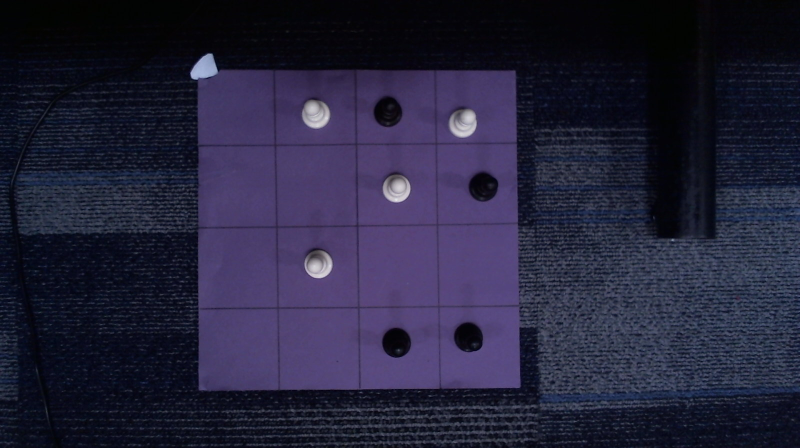
#> input picture Sprint #5 - Misc/images/Boards/board1.jpg, 1600 x 896 px (shown at 1/2 size)
$ python '2022-11-19 - Prepping Read State Part 2 - Make Training Board Squares Image Set.py'
#> lines starting #> are read from the running program, lines starting #| are printed output that depends on the picture; after the words box and inside, x2 and y2 are one past the last pixel; in counts of white or black regions, pixels touching at a corner belong together
#> further down, im is the input picture: shape (896, 1600, 3); mean R, G, B 37.2, 35.7, 59.3
#!/usr/bin/env python
# coding: utf-8

# In[1]:


get_ipython().run_line_magic('matplotlib', 'inline')
from pylab import *


# Run this script with your board images, then manually put those images into folders named by the type of piece (see the images/all_pieces folder for an example of this)

# In[4]:


def make_training_squares(filefilter,shape,locations=None):
#> called with filefilter = 'images/Boards/*.jpg', shape = (100, 100)
    from glob import glob
    import os
    import json

    if locations is None:
        with open('locations.json') as json_file:
#> (reads Sprint #5 - Misc/locations.json from the repository)
            locations = json.load(json_file)

    fnames=glob(filefilter)
    arr=array(imread(fnames[0]))
    for location in locations:
        c,r=location
        c1=int(c-shape[1]/2)
        c2=int(c+shape[1]/2)
        r1=int(r-shape[0]/2)
        r2=int(r+shape[0]/2)

        c2=c2+(shape[1]-(c2-c1))
        r2=r2+(shape[0]-(r2-r1))

        arr[r1:r2,c1:c2,:]=arr[r1:r2,c1:c2,:]+100
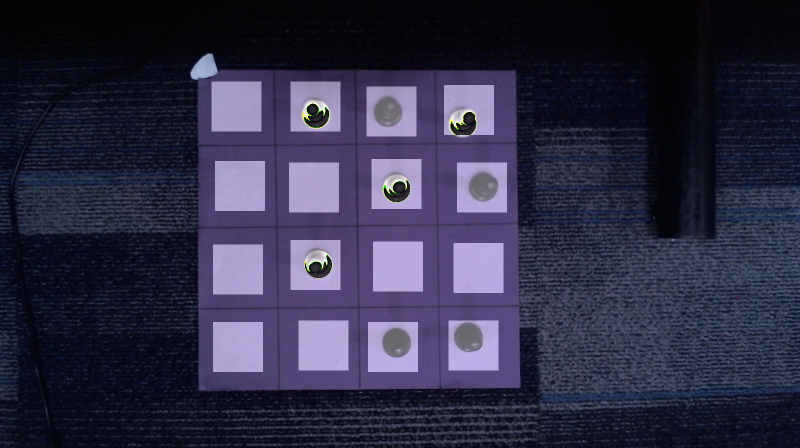
#> arr: shape (896, 1600, 3) (shown at 1/2 size); 11.16% of pixels changed, all inside (x1, y1, x2, y2) = (423, 163, 1014, 744)


    clf()
    imshow(arr)
    base,name=os.path.split(fnames[0])
    newdirname=base+"/squares"
    if not os.path.exists(newdirname):
        os.mkdir(newdirname)

    for fname in fnames:
        arr=array(imread(fname))
        base,name=os.path.split(fname)
        base,ext=os.path.splitext(name)
        for i,location in enumerate(locations):
            c,r=location
            c1=int(c-shape[1]/2)
            c2=int(c+shape[1]/2)
            r1=int(r-shape[0]/2)
            r2=int(r+shape[0]/2)

            c2=c2+(shape[1]-(c2-c1))
            r2=r2+(shape[0]-(r2-r1))

            if (r2>arr.shape[0]) or (r1<0) or (c2>arr.shape[1]) or (c1<0):
                raise IndexError('Square size out of bounds of image.')

            square=arr[r1:r2,c1:c2,:]

            newfname=base+"_%d" %(i) + ext
            print(newdirname+"/"+newfname)
            imsave(newdirname+"/"+newfname,square)
#> this loop made 16 passes
#> pass 1, in make_training_squares, `square=arr[r1:r2,c1:c2,:]`:
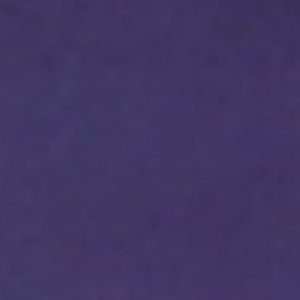
#> square: shape (100, 100, 3) (shown 3 times larger); mean R, G, B 65.7, 54.8, 99.5
#> pass 2, in make_training_squares, `square=arr[r1:r2,c1:c2,:]`:
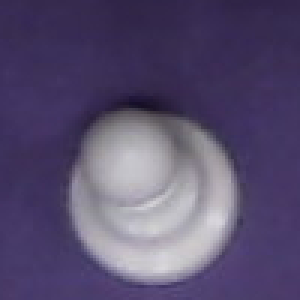
#> square: shape (100, 100, 3) (shown 3 times larger); mean R, G, B 88.8, 78.7, 111.4
#> pass 2 of the loop in make_training_squares, `for fname in fnames:`:
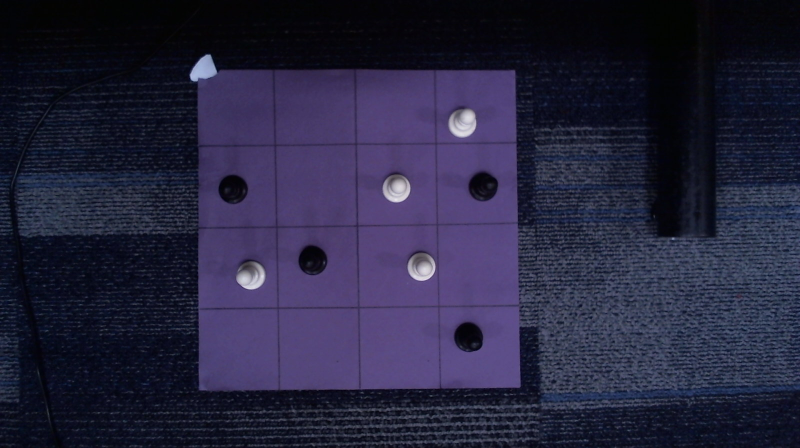
#> input picture Sprint #5 - Misc/images/Boards/board2.jpg, 1600 x 896 px (shown at 1/2 size)
#> in make_training_squares, arr is the input picture: shape (896, 1600, 3); mean R, G, B 38.7, 37.2, 62.6
#> the loop in make_training_squares, `for i,location in enumerate(locations):` made 16 passes
#> pass 1, in make_training_squares, `square=arr[r1:r2,c1:c2,:]`:
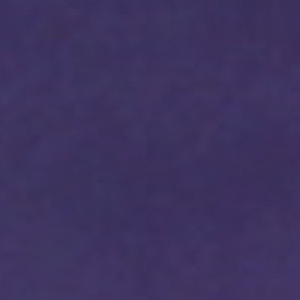
#> square: shape (100, 100, 3) (shown 3 times larger); mean R, G, B 62, 51.2, 95.7
#> pass 3 of the loop in make_training_squares, `for fname in fnames:`:
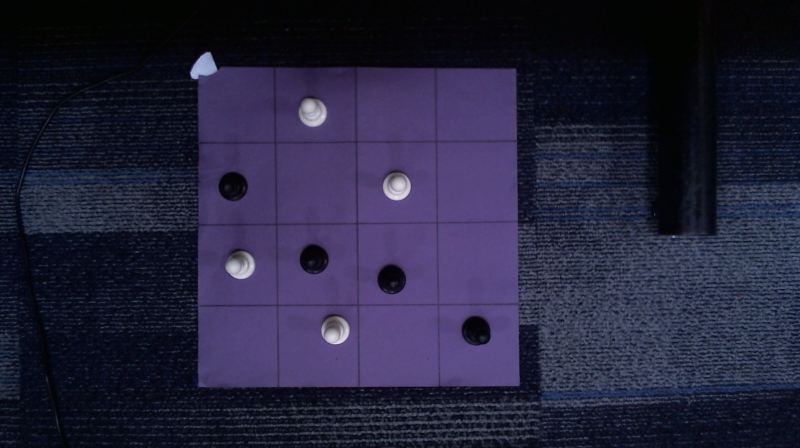
#> input picture Sprint #5 - Misc/images/Boards/board3.jpg, 1600 x 896 px (shown at 1/2 size)
#> in make_training_squares, arr is the input picture: shape (896, 1600, 3); mean R, G, B 37.3, 35.9, 60.1
#> the loop in make_training_squares, `for i,location in enumerate(locations):` made 16 passes
#> pass 1, in make_training_squares, `square=arr[r1:r2,c1:c2,:]`:
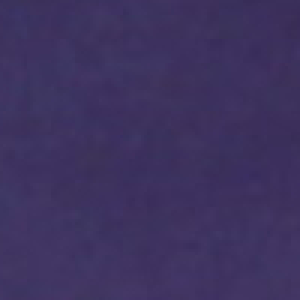
#> square: shape (100, 100, 3) (shown 3 times larger); mean R, G, B 61.8, 50.6, 95.1
#> pass 2, in make_training_squares, `square=arr[r1:r2,c1:c2,:]`:
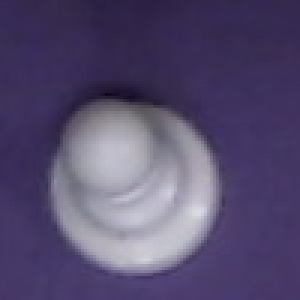
#> square: shape (100, 100, 3) (shown 3 times larger); mean R, G, B 86.4, 76.6, 111


# In[5]:


im=imread('images/Boards/board1.jpg')  # <-- change this to point to a single image example
imshow(im)


# In[7]:


make_training_squares("images/Boards/*.jpg", #<--- change this to point to all images
                      (100,100)) #<-- change this for the size (in pixels) of your squares


# In[ ]:


# Now I manually made folders.
#

#
